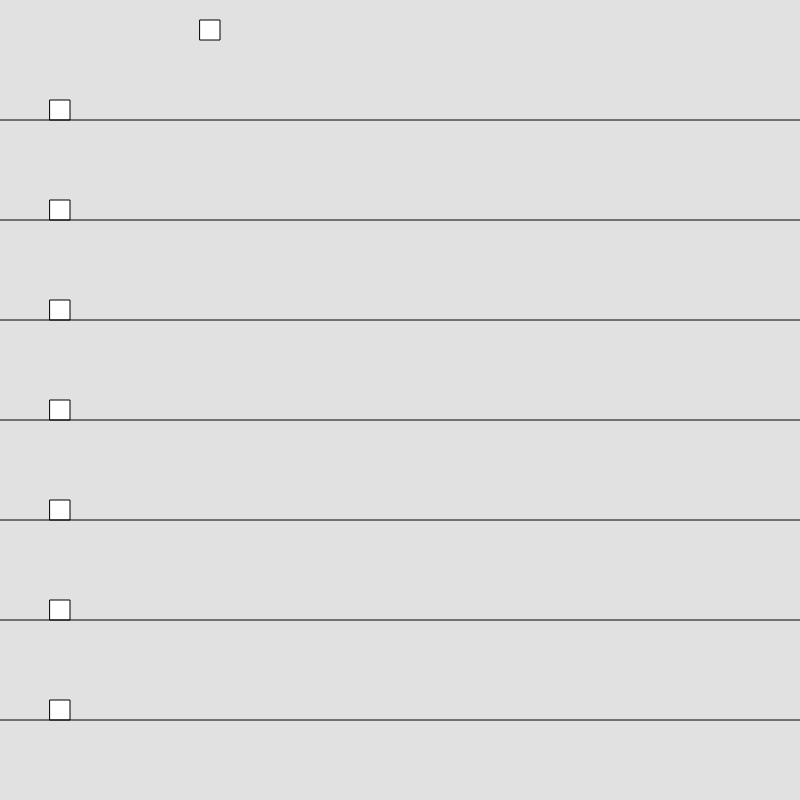
Frame 1 (no input)
Frame 60 (no input): identical to frame 1, image omitted
Frame 120 (the mouse pressed at the canvas centre since frame 60): identical to frame 1, image omitted

The p5.js sketch that drew this single still picture (run headless with seeded random() and noise() and a simulated clock; from frame 60 on, the mouse is pressed at the canvas centre):

// p5.js sketch
// ── sketch.js
// Character Class
class Character {
  constructor(x, y, health) {
    this.x = x;
    this.y = y;
    this.health = (health);
    this.maxHealth = (health) 
  }

  draw() {
    rect(this.x, this.y, 200, 200); // Draw character
    this.drawHealthBar();
  }

  drawHealthBar() {
    push();
    fill(255, 0, 0);
    textSize(20);
    const displayHealth = Math.round(this.health)
    text(`Health = ${displayHealth}`, this.x + 50, this.y - 30);
    rect(this.x + 45, this.y - 25, map(this.health,0,this.maxHealth,0, 100), 20, 10); // Dynamic health bar
    pop();
  }

  takeDamage(amount) {
    this.health = max(0, this.health - amount); // Ensure health does not go below zero
  }
  resetHealth() { 
    this.health = this.maxHealth
  }
}

// Attack Class
class Attack {
  constructor(damageRange, x, y, maxUses,name) {
    this.damageRange = damageRange;
    this.x = x;
    this.y = y;
    this.width = 250;
    this.height = 50;
    this.maxUses = maxUses
    this.usesRemaining = maxUses;
    this.name = name 
  }

  use() {
    if(this.usesRemaining >0) {
    this.usesRemaining--;
    return round(random(this.damageRange[0], this.damageRange[1]));
    }
    return 0;
  }

  displayButton() {
    push()

      // Disable button if no uses remaining
  if (this.usesRemaining > 0) {
    fill(50,150,255)
  }else {
    fill(200); // Gray out the button when it's unavailable
    rect(this.x, this.y, this.width, this.height, 5); // Re-draw the button
    fill(255); // White text color
    text("No Uses Left", this.x + 90, this.y + 30);
  }
    
        rect(this.x, this.y, this.width, this.height, 5);
    fill(255)
    textSize(16)
text(`${this.name} (${this.usesRemaining}/${this.maxUses})`, this.x + this.width/2, this.y + this.height/2);
  
  pop();
  }
    
    
  

  isClicked(mx, my) {
    return (
      mx > this.x &&
      mx < this.x + this.width &&
      my > this.y &&
      my < this.y + this.height
    );
  }
}

// Game Class
class Game {
  constructor() {
    this.player = new Character(80, 350, 1000);
    this.opponent = new Character(480, 100, 1000);
    this.attacks = [
      new Attack([300, 500], 50, 700,1, "Strike"),
      new Attack([300, 500], 50, 600,20,"IDK"),
      new Attack([20, 20], 350, 700,20,"IDK"),
      new Attack([20, 100], 350, 600,20,"idk"),
    ];
    this.myTurn = true;
    this.gameOver = false;
    this.wonOrLost = null;
    this.showAttackInfo = false
  }
  setOpponent(opponentData) { 
    this.opponent = new Character(480,100, opponentData.health)
  }

  display() {
    if (this.gameOver) return this.displayGameOver();

    // Display characters
    this.player.draw();
    this.opponent.draw();

    // Display attack options
    for (let i = 0; i < this.attacks.length; i++) {
      this.attacks[i].displayButton();
    }

    this.displayTurn();
    this.displayMouseCoordinates();
    this.displayAttackInfo()
    this.displayToggleButton()
  }

  playerAttack(index) {
    if (!this.myTurn || this.gameOver) return;

    const damage = this.attacks[index].use();
    this.opponent.takeDamage(damage);

    // Immediately check for game over after the attack
    if (this.opponent.health <= 0) {
      this.checkGameOver();
      return;
    }

    this.myTurn = false;

    setTimeout(() => this.opponentTurn(), 2000); // 5-second delay
  }

  opponentTurn() {
    if (this.myTurn || this.gameOver) return;
   const currentOpponent = scene.opponents[scene.currentOpponent];

const damage = random(currentOpponent.damageRange[0], currentOpponent.damageRange[1]);    
    this.player.takeDamage(damage);

    this.myTurn = true;
    this.checkGameOver();
  }

  checkGameOver() {
    if (this.opponent.health <= 0) { 
      this.gameOver = true;
      this.wonOrLost = true;

      // Mark the opponent as defeated in the map
      if (scene.currentOpponent !== null) {
        scene.markOpponentDefeated(scene.currentOpponent);
      }
    } else if (this.player.health <= 0) {
      this.gameOver = true;
      this.wonOrLost = false;
    }
    console.log(this.wonOrLost);
  }

  displayGameOver() {
    push();
    background(0);
    fill(255);
    textSize(25);
    textAlign(CENTER, CENTER);
    text(
      this.player.health <= 0 ? "YOU LOST!" : "YOU WON!",
      width / 2,
      height / 2
    );
    pop();

    // Reset game state after 3 seconds and return to the map scene
    setTimeout(() => {
      this.resetGame();
      scene.sceneActive = true; // Switch back to the map scene
    }, 3000); // 3-second delay before returning to map scene
  }

  resetGame() {
    this.player.resetHealth()
    this.myTurn = true;
    this.gameOver = false;
    this.wonOrLost = null;
    
  }

  displayMouseCoordinates() {
    push();
    fill(0);
    text(`X: ${mouseX} | Y: ${mouseY}`, 10, height - 20);
    pop();
  }

  displayTurn() {
    push();
    textSize(30);
    text(this.myTurn ? "Your Turn" : "Opponent's Turn", 480, 370);
    pop();
  }
   displayToggleButton() {
    push();
    fill(0, 255, 0);
    rect(width - 150, height - 60, 140, 50, 10); // Draw button
    fill(255);
    textSize(18);
    textAlign(CENTER, CENTER);
    text("Toggle Info", width - 80, height - 35); // Button label
    pop();
  }
    displayAttackInfo() {
    if (!this.showAttackInfo) return; // Only display if toggle is on

    push();
    fill(0, 0, 255, 150);
    rect(width / 2 - 150, height / 2 - 50, 500, 300); // Info box
    fill(255);
    textSize(16);
    textAlign(CENTER, CENTER);
    for (let i = 0; i < this.attacks.length; i++) {
      const attack = this.attacks[i];
      text(`Attack ${i + 1}: Damage: ${attack.damageRange[0]}-${attack.damageRange[1]}, Uses: ${attack.usesRemaining}/${attack.maxUses}`, width / 2, height / 2 - 30 + i * 25);
    }
    pop();
  }
   toggleAttackInfo() {
    this.showAttackInfo = !this.showAttackInfo; // Toggle the flag
  }
}
function mouseClicked() {
  if (game.myTurn && !scene.sceneActive) {
    for (let i = 0; i < game.attacks.length; i++) {
      // Check if the button is clicked and the attack has remaining uses
      if (game.attacks[i].isClicked(mouseX, mouseY) && game.attacks[i].usesRemaining > 0) {
        game.playerAttack(i);
        break;
      }
    }
  }
    // Check if the toggle button is clicked
  if (mouseX > width - 150 && mouseX < width - 10 && mouseY > height - 60 && mouseY < height - 10) {
    game.toggleAttackInfo();
  }

}

// Player Class
class Player {
  constructor(xPos, yPos, size) {
    this.xPos = xPos;
    this.yPos = yPos;
    this.size = size;
    this.speed = 1.5; // Speed Movement
  }

  draw() {
    square(this.xPos, this.yPos, this.size);
  }

update() {
  let newXPos = this.xPos;
  let newYPos = this.yPos;

  if (keyIsDown(87)) newYPos -= this.speed; // 'W' key (move up)
  if (keyIsDown(83)) newYPos += this.speed; // 'S' key (move down)
  if (keyIsDown(65)) newXPos -= this.speed; // 'A' key (move left)
  if (keyIsDown(68)) newXPos += this.speed; // 'D' key (move right)

  // Check canvas boundaries
  if (newXPos < 0 || newXPos > width - this.size) newXPos = this.xPos;
  if (newYPos < 0 || newYPos > height - this.size) newYPos = this.yPos;

  // Check for collisions with opponent lines
  for (let opponent of scene.opponents) {
    if (!opponent.defeated) {
      let opponentLineY = opponent.yPos + opponent.size;

      // Block player from moving past the opponent's line
      if (this.yPos >= opponentLineY && newYPos < opponentLineY) {
        newYPos = this.yPos; // Prevent moving up past the line
      } else if (this.yPos + this.size <= opponentLineY && newYPos + this.size > opponentLineY) {
        newYPos = this.yPos; // Prevent moving down past the line
      }
    }
  }

  this.xPos = newXPos;
  this.yPos = newYPos;
}

  checkCollision(opponent) {
    // Check if player's bounding box intersects with opponent's bounding box
    if (
      this.xPos < opponent.xPos + opponent.size &&
      this.xPos + this.size > opponent.xPos &&
      this.yPos < opponent.yPos + opponent.size &&
      this.yPos + this.size > opponent.yPos
    ) {
    this.xPos+=10
      return true;
    }
    return false;
  }
}

// Opponent Class
class Opponent {
  constructor(xPos, yPos, size, health, damageRange,color) {
    this.xPos = xPos;
    this.yPos = yPos;
    this.size = size;
    this.size = size;
    this.health = health;
    this.damageRange = damageRange;
    this.defeated = false;
    this.color = color;

  }

  draw() {
    if (!this.defeated) {
      square(this.xPos, this.yPos, this.size);
      line(0, this.yPos + this.size, width, this.yPos + this.size);
    }
  }
}

// ShowMap Class
class ShowMap {
  constructor() {
    this.player = new Player(200, 20, 20);
   this.opponents = [
      new Opponent(50, 100, 20, 500, [50, 100], '#FF0000'),
      new Opponent(50, 200, 20, 750, [75, 150], '#00FF00'),
      new Opponent(50, 300, 20, 1000, [100, 200], '#0000FF'),
      new Opponent(50, 400, 20, 1250, [150, 250], '#FFFF00'),
      new Opponent(50, 500, 20, 1500, [200, 300], '#FF00FF'),
      new Opponent(50, 600, 20, 1750, [250, 350], '#00FFFF'),
      new Opponent(50, 700, 20, 2000, [300, 400], '#FF8800')
    ];
    this.sceneActive = true; // Track if the map scene is active
    this.currentOpponent = null;
  }

  display() {
    if (!this.sceneActive) return; // Exit if collision detected and scene is inactive

    this.player.draw();
    this.player.update();
    for (let i = 0; i < this.opponents.length; i++) {
      if (!this.opponents[i].defeated) { // Only draw active opponents
        this.opponents[i].draw();
        if (this.player.checkCollision(this.opponents[i])) {
          console.log("Collision detected with " + i);
          this.currentOpponent = i; // Track the index of the current opponent
          this.sceneActive = false; // Stop showing map on collision
          game.setOpponent({health: this.opponents[i].health});
          break;
        }
      }
    }
  }

  markOpponentDefeated(index) {
    if (index >= 0 && index < this.opponents.length) {
      this.opponents[index].defeated = true;
    }
  }
}

let scene;
let game;

function setup() {
  createCanvas(800, 800);
  scene = new ShowMap();
  game = new Game();
}

function draw() {
  background(225);
  if (scene.sceneActive) {
    scene.display(); // Display map scene if active
  } else {
    game.display(); // Display battle scene if collision occurred
  }
}
